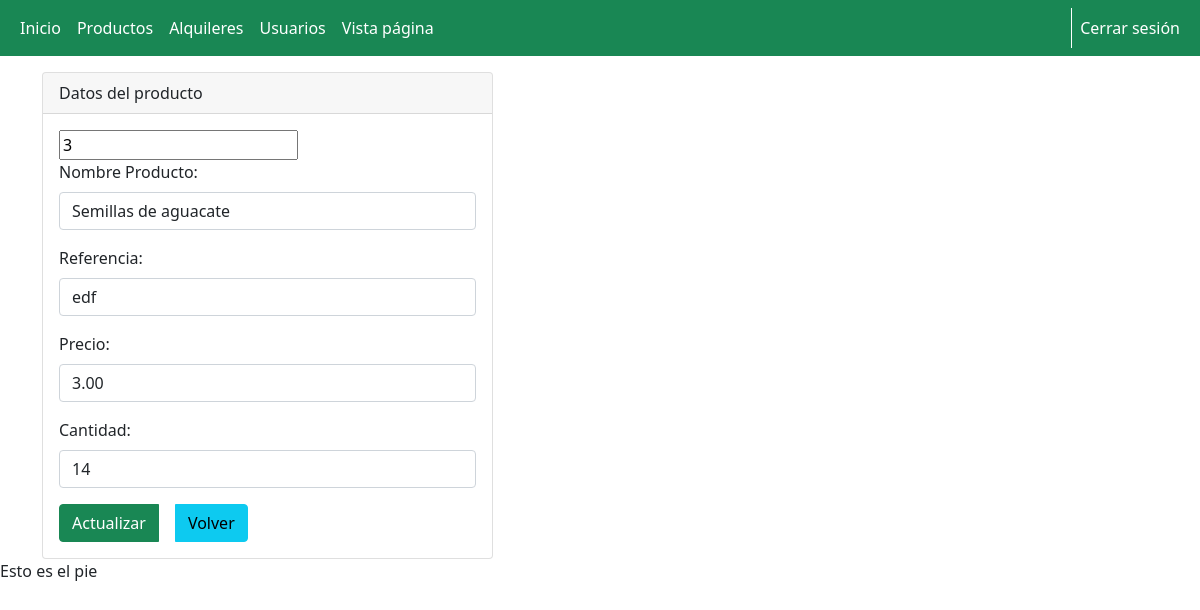
Page /admin/productos/formEditar.php?id=3 (signed in) on the committed database.
### tables this page shows
CREATE TABLE `productos` (
  `id` int(20) NOT NULL,
  `nombre` varchar(50) NOT NULL,
  `referencia` varchar(20) NOT NULL,
  `precio` decimal(10,2) NOT NULL,
  `cantidad` int(5) NOT NULL
);

### config/conexion.php (called while the page is built, shortened)
<?php
Class Conexion extends Database {
    public function __construct() {
        $this->datos = "mysql:host=127.0.0.1;dbname=$this->dbname";
    }
    public function conexion() {
        try {
            $conn = new PDO($this->datos, $this->username, $this->password);
        } catch (PDOException $pe) {
            die("No se ha podido conectar con $this->dbname :" . $pe->getMessage());
        }
        return $conn;
    }
}

### config/funcionesProductos.php (called while the page is built, shortened)
<?php
require_once(__DIR__.'\conexion.php');
class Funciones{
    private $conexion;
    public function  __construct(){
        $bd = new Conexion();
        $this->conexion = $bd->conexion();
    }
    public function editar($id){
        $sql = "SELECT * FROM `productos` WHERE id = $id;";
        $query = $this->conexion -> prepare($sql);
        $query -> execute();
        $results = $query -> fetchAll(PDO::FETCH_ASSOC);
        return $results;
    }
}

### admin/productos/formEditar.php (the view, shortened to what this page needs)
<?php
include("../template/cabecera2.php");
include("../../config/funcionesProductos.php");
if (isset($_SESSION['usuario']) && $_SESSION['rol'] == '1') {
  $actual = new Funciones;
  $datos = $actual->editar($_GET['id']);
  $referencia = $datos[0]['referencia'];
  $nombre = $datos[0]['nombre'];
  $precio = $datos[0]['precio'];
  $cantidad= $datos[0]['cantidad'];
  $id = $datos[0]['id'];
?>
  <div class="col-md-5 mt-3">
    <div class="card">
      <div class="card-header">
        Datos del producto
      </div>
      <div class="card-body">
        <form action="editarProducto.php" method="post" enctype="multipart/form-data">
          <div>
            <input type="text"  id="id" name="id" value="<?php echo $id; ?>">
          </div>
          <div class="mb-3">
            <label for="nombre" class="form-label">Nombre Producto:</label>
            <input type="text" class="form-control" id="nombre" name="nombre" value="<?php echo $nombre; ?>" required>
          </div>
          <div class="mb-3">
            <label for="referencia" class="form-label">Referencia:</label>
            <input type="text" class="form-control" id="referencia" name="referencia" value="<?php echo $referencia; ?>" required>
          </div>
          <div class="mb-3">
            <label for="precio" class="form-label">Precio:</label>
            <input type="text" class="form-control" id="precio" name="precio" value="<?php echo $precio; ?>" required>
          </div>
          <div class="mb-3">
            <label for="cantidad" class="form-label">Cantidad:</label>
            <input type="text" class="form-control" id="cantidad" name="cantidad" value="<?php echo $cantidad; ?>">
          </div>
          <div class="btn-group" role="group" aria-label="">
            <button type="submit" name="actualizar" value="actualizar" class="btn btn-success">Actualizar</button>
            <a class="btn btn-info mx-3" href="../productos.php" role="button">Volver</a>
          </div>
        </form>
      </div>
    </div>
  </div>
<?php
  include("../template/pie.php");
} else {
  header('Location: ../../');
}
?>

### rows in the picture
productos: id "3", nombre "Semillas de aguacate", referencia "edf", precio "3.00", cantidad "14"
